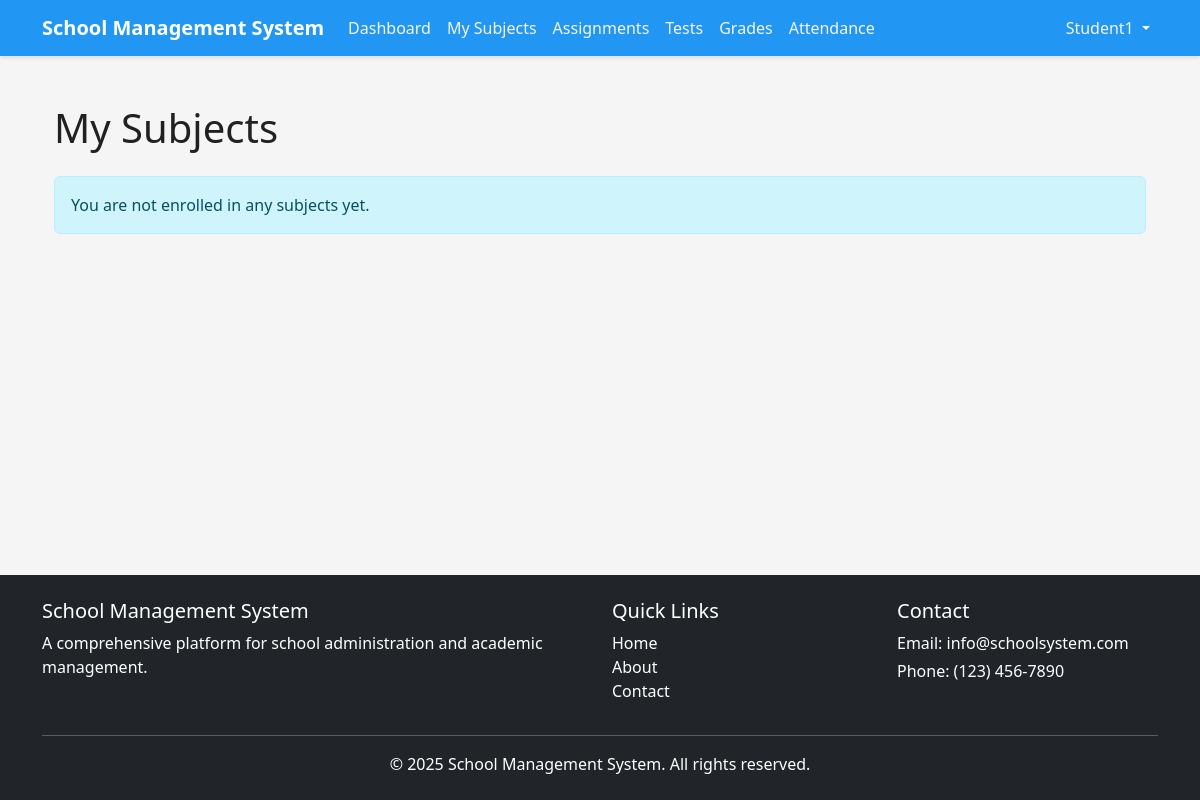
The app's page /student/subjects (signed in), older data.
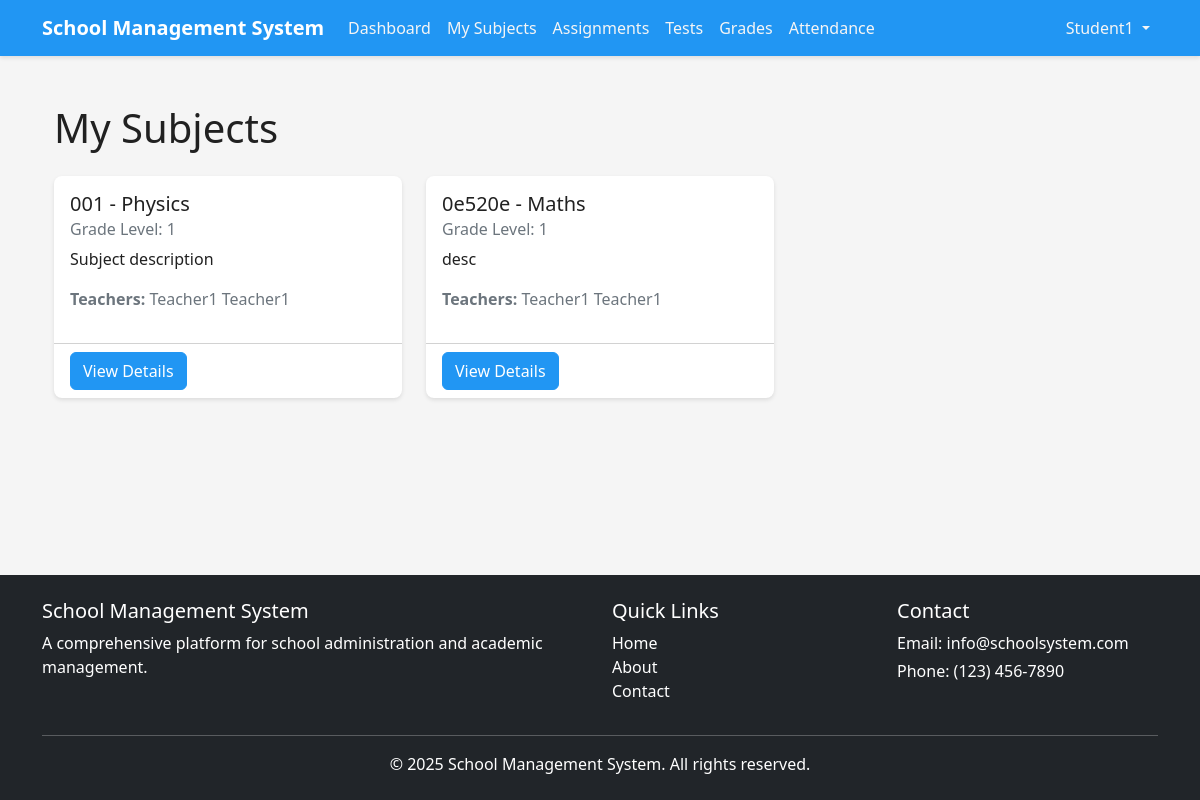
The same page, newer data.
### app/models/subject.py (models this page shows, shortened)
class Subject(db.Model):
    id = db.Column(db.Integer, primary_key=True)
    school_id = db.Column(db.Integer, db.ForeignKey('school.id'), nullable=False)
    code = db.Column(db.String(20), nullable=False)
    name = db.Column(db.String(100), nullable=False)
    description = db.Column(db.Text)
    grade_level = db.Column(db.String(20))
    credits = db.Column(db.Float, default=0)
    created_at = db.Column(db.DateTime, default=datetime.utcnow)
    updated_at = db.Column(db.DateTime, default=datetime.utcnow, onupdate=datetime.utcnow)
    assignments = db.relationship('Assignment', backref='subject', lazy=True)
    tests = db.relationship('Test', backref='subject', lazy=True)
    attendances = db.relationship('Attendance', backref='subject', lazy=True)
    grades = db.relationship('Grade', backref='subject', lazy=True,
                           foreign_keys='Grade.subject_id')
    schedule_items = db.relationship('ScheduleItem', backref='subject', lazy=True)

### app/models/user.py (models this page shows, shortened)
class User(db.Model, UserMixin):
    id = db.Column(db.Integer, primary_key=True)
    school_id = db.Column(db.Integer, db.ForeignKey('school.id'), nullable=True)
    first_name = db.Column(db.String(50), nullable=False)
    last_name = db.Column(db.String(50), nullable=False)
    email = db.Column(db.String(120), unique=True, nullable=False)
    password_hash = db.Column(db.String(60), nullable=False)
    is_active = db.Column(db.Boolean, default=True)
    created_at = db.Column(db.DateTime, default=datetime.utcnow)
    updated_at = db.Column(db.DateTime, default=datetime.utcnow, onupdate=datetime.utcnow)
    roles = db.relationship('Role', secondary=user_roles, lazy='subquery',
                            backref=db.backref('users', lazy=True))
    school = db.relationship('School', backref='users')
    children = db.relationship(
        'User',
        secondary=parent_student,
        primaryjoin=(parent_student.c.parent_id == id),
        secondaryjoin=(parent_student.c.student_id == id),
        backref=db.backref('parents', lazy='dynamic'),
        lazy='dynamic'
    )
    teaching_subjects = db.relationship(
        'Subject',
        secondary=teacher_subject,
        lazy='subquery',
        backref=db.backref('teachers', lazy=True)
    )
    enrolled_subjects = db.relationship(
        'Subject',
        secondary=subject_enrollment,
        lazy='subquery',
        backref=db.backref('students', lazy=True)
    )
    grades = db.relationship('Grade', backref='student', lazy=True,
                            foreign_keys='Grade.student_id')
    attendances = db.relationship('Attendance', backref='student', lazy=True,
                                foreign_keys='Attendance.student_id')
    def has_role(self, role_name):
        return any(role.name == role_name for role in self.roles)
    def is_super_admin(self):
        return self.has_role('super_admin')
    def is_admin(self):
        return self.has_role('admin')
    def is_teacher(self):
        return self.has_role('teacher')
    def is_student(self):
        return self.has_role('student')
    @property
    def full_name(self):
        return f"{self.first_name} {self.last_name}"

### app/views/student.py (the view)
@student.route('/subjects')
@login_required
@student_required
def subjects_list():
    subjects = current_user.enrolled_subjects
    return render_template('student/subjects/list.html', subjects=subjects)

### app/models/user.py (called while the page is built)
@login_manager.user_loader
def load_user(user_id):
    return User.query.get(int(user_id))

### app/utils/access_control.py (called while the page is built)
def role_required(*roles):
    def decorator(f):
        @wraps(f)
        def decorated_function(*args, **kwargs):
            if not current_user.is_authenticated:
                flash('Please log in to access this page.', 'warning')
                return redirect(url_for('auth.login'))
            has_role = False
            for role in roles:
                if current_user.has_role(role):
                    has_role = True
                    break
            if not has_role:
                abort(403)
            return f(*args, **kwargs)
        return decorated_function
    return decorator

### run.py (called while the page is built)
@app.context_processor
def inject_now():
    return {'now': datetime.utcnow()}

### app/templates/student/subjects/list.html (shortened to what this page needs)
{% extends 'base.html' %}
{% block content %}
<div class="container py-4">
    <h1 class="mb-4">My Subjects</h1>
    {% if subjects %}
        <div class="row">
            {% for subject in subjects %}
                <div class="col-md-4 mb-4">
                    <div class="card h-100">
                        <div class="card-body">
                            <h5 class="card-title">{{ subject.code }} - {{ subject.name }}</h5>
                            <h6 class="card-subtitle mb-2 text-muted">Grade Level: {{ subject.grade_level }}</h6>
                            <p class="card-text">{{ subject.description }}</p>
                            <p class="text-muted">
                                <strong>Teachers:</strong>
                                {% for teacher in subject.teachers %}
                                    {{ teacher.full_name }}{% if not loop.last %}, {% endif %}
                                {% endfor %}
                            </p>
                        </div>
                        <div class="card-footer bg-transparent">
                            <a href="{{ url_for('student.subject_detail', subject_id=subject.id) }}" class="btn btn-primary">View Details</a>
                        </div>
                    </div>
                </div>
            {% endfor %}
        </div>
    {% else %}
        <div class="alert alert-info">You are not enrolled in any subjects yet.</div>
    {% endif %}
</div>
{% endblock %}

Row changes from the older to the newer data that the page shows:
now on this page (row unchanged): Subject: code "001", name "Physics", grade_level "1", description "Subject description"
now on this page (row unchanged): User: full_name "Teacher1 Teacher1"
added Subject: code "0e520e", name "Maths", grade_level "1", description "desc"
Text that changed along with them:
text no longer shown: "You are not enrolled in any subjects yet."
